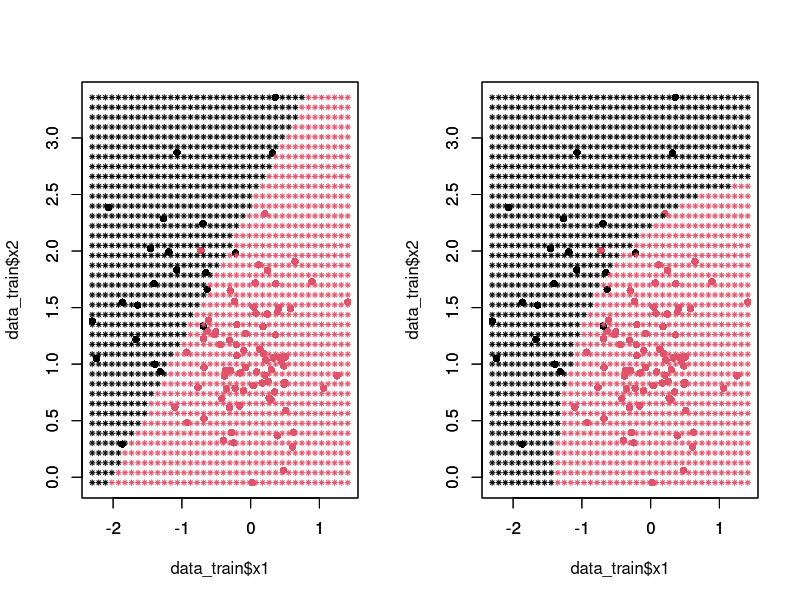

R code for this plot:
# Adresse du dossier où vous travaillez
setwd("/home/charles/github/CREMIfiles/IF344_Analyse/apprentissageSuperviseClassification/Code")
# Packages utilisés dans la suite
library(MASS)
# Supprimer toutes les variables
rm(list=ls(all=TRUE))
# Supprimer tous les graphiques déjà présents
graphics.off()

# Lecture des données d’apprentissage
data_train <- read.table("../../Data/synth_train.txt", header=T, sep="\t");
data_train_y <- data_train$y
data_train$y <- as.factor(data_train$y)

# Analyse discriminante LINEAIRE
lin_disc_an <- lda(y~., data = data_train)

# Lecture des données test
data_test <- read.table("../../Data/synth_test.txt", header=T, sep="\t");
data_test_x <- data.frame(x1=data_test$x1, x2=data_test$x2)
# Prédiction sur les données test
test_LDA_predict <- predict(lin_disc_an, newdata=data_test_x, type="class")

# Comparaison des valeurs prédites et des valeurs observées
table(test_LDA_predict$class, data_test$y)
# Calcul du taux d’erreur
lda_error_rate <- mean(test_LDA_predict$class != data_test$y)
cat("error rate using test data (LDA) = ", lda_error_rate)

# Analyse discriminante QUADRATIQUE
quad_disc_an <- qda(y~., data = data_train)
# Prédiction sur les données test
test_QDA_predict <- predict(quad_disc_an, newdata=data_test_x, type="class")

# Comparaison des valeurs prédites et des valeurs observées
table(test_QDA_predict$class, data_test$y)
# Calcul du taux d’erreur
qda_error_rate <- mean(test_QDA_predict$class != data_test$y)
cat("error rate using test data (QDA) = ", qda_error_rate)

# Frontières LDA et QDA
gridx1 <- seq(from=min(data_train$x1), to=max(data_train$x1), length.out=40)
gridx2 <- seq(from=min(data_train$x2), to=max(data_train$x2), length.out=40)
grid <- expand.grid(x1 = gridx1, x2 = gridx2)
data_grid_x <- data.frame(x1=grid[,1], x2=grid[,2])

test_LDA_predict_grid <- predict(lin_disc_an, newdata=data_grid_x, type="class")
test_QDA_predict_grid <- predict(quad_disc_an, newdata=data_grid_x, type="class")

par(mfrow=c(1:2))
plot(data_train$x1, data_train$x2, col=data_train_y, pch=16)
par(new=T)
plot(data_grid_x$x1, data_grid_x$x2, col=test_LDA_predict_grid$class, pch=8, cex=0.5, ann=FALSE)

plot(data_train$x1, data_train$x2, col=data_train_y, pch=16)
par(new=T)
plot(data_grid_x$x1, data_grid_x$x2, col=test_QDA_predict_grid$class, pch=8, cex=0.5, ann=FALSE)


